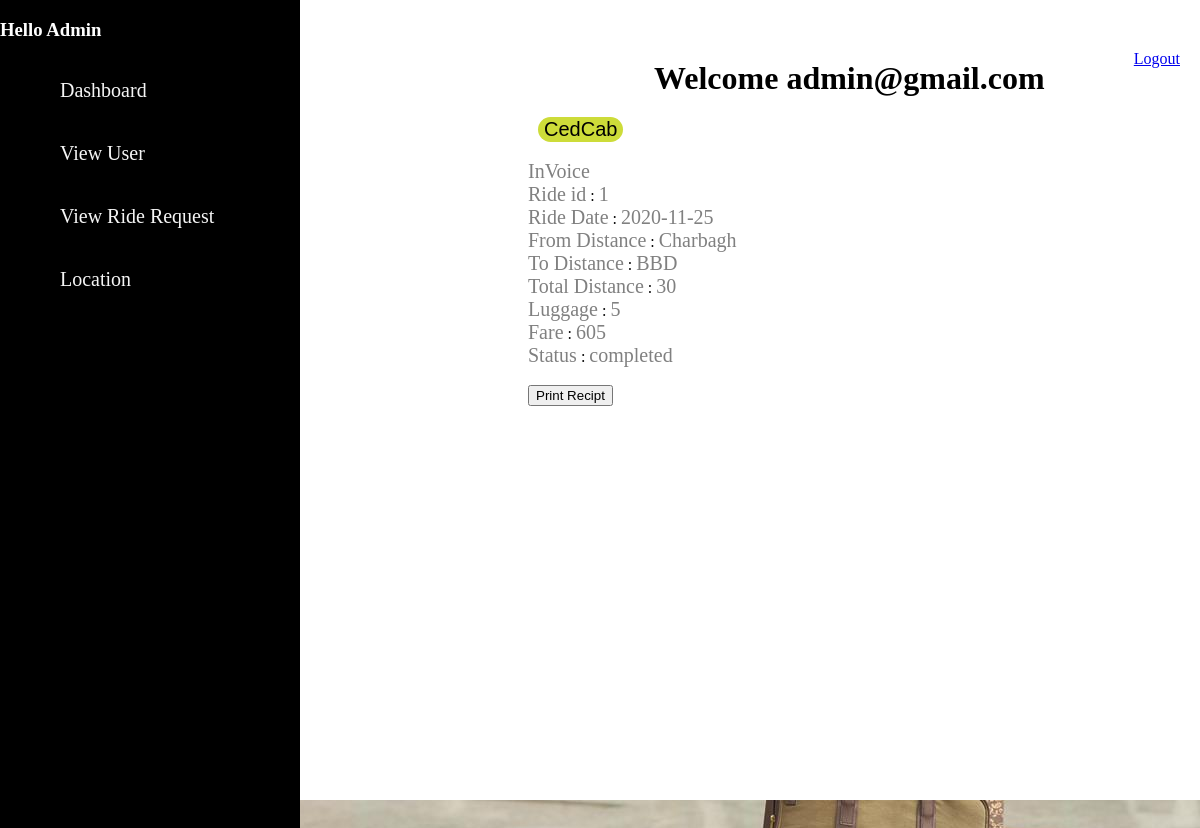
Page /invoice.php?id54=4&rid=1 (signed in) on the committed database.
### tables this page shows
CREATE TABLE `tbl_ride` (
  `ride_id` int(50) NOT NULL,
  `ride_date` date NOT NULL,
  `from_distance` varchar(255) NOT NULL,
  `to_distance` varchar(255) NOT NULL,
  `total_distance` bigint(255) NOT NULL,
  `luggage` varchar(255) DEFAULT NULL,
  `total_fare` bigint(255) NOT NULL,
  `status` int(50) NOT NULL,
  `customer_user_id` int(50) NOT NULL,
  `car` varchar(255) NOT NULL
);

### Dbconnect.php (called while the page is built, shortened)
<?php
class Dbconnect
{
function __construct()
{
$this->conn = new mysqli("localhost", "root", "", "cab");
}
}
?>

### adminwork.php (called while the page is built, shortened)
<?php
require 'Dbconnect.php';
class adminwork{
 function viewinvoice($id54,$rid,$conn)
 {
  $sql="SELECT * FROM tbl_ride WHERE customer_user_id='".$id54."' AND ride_id='".$rid."'";
  $result = $conn->query($sql);
  $row1=array();
  if ($result->num_rows > 0) {
    while($row = $result->fetch_assoc()) {
      array_push($row1,$row);
    }
    return $row1;
  }
 }
}
?>

### invoice.php (the view, shortened to what this page needs)
<?php
include 'adminwork.php';
if(isset($_SESSION['userdata']['name']))
{
?>
<html>
    <head>
    </head>
    <link rel="stylesheet" type="text/css" href="styleadmin.css">
	<link rel="stylesheet" type="text/css" href="cab.css">
    <body>
        <div class="main">
            <div id="asider">
                <h3 style="color:white">Hello Admin</h3>
                <ul>
                    <li class="li"><a href="admin.php">Dashboard</a></li>
                    <li class="li"><a href="#">View User</a>
                    </li>
                    <li class="li"><a href="#">View Ride Request</a>
                    </li>
                    <li class="li"><a href="#">Location</a>
                    </li>
                </ul>
            </div>
            <div class="container">
                <?php
                echo '<a href="Logout.php" id="a">Logout</a>';
                if (isset($_SESSION['userdata'])) {
                    echo "<h1 style='margin:10px 0px 0px 35%'>Welcome
                        ".$_SESSION["userdata"]["username"]."</h1>";
				}
				if(isset($_GET['id54']) && isset($_GET['rid']))
					{
						$rid="";
						$rdate="";
						$from="";
						$to="";
						$distance="";
						$luggage="";
						$fare="";
						$status="";
					$id54=$_GET['id54'];
					$ride_id=$_GET['rid'];
					$admin=new adminwork();
					$dbcon=new Dbconnect();
					$row=$admin->viewinvoice($id54,$ride_id,$dbcon->conn);
					foreach($row as $key=>$row1)
					{
						$rid=$row1['ride_id'];
						$rdate=$row1['ride_date'];
						$from=$row1['from_distance'];
						$to=$row1['to_distance'];
						$distance=$row1['total_distance'];
						$luggage=$row1['luggage'];
						$fare=$row1['total_fare'];
						if($row1['status']==0 || $row1['status']==3)
						$status="cancel";
						else if($row1['status']==2)
						$status="completed";
						else if($row1['status']==1)
						$status="pending";
					}
					}
                ?>
				<div id="invoice">
				<input type="button" class="btn btn-primary btn-sm" value="CedCab" id="button1" style="margin-left:10px"><br><br>
				<label>InVoice</label><br>
				<label class="label">Ride id</label> :
				<label><?php echo $rid; ?> </label><br>
				<label class="label">Ride Date</label> :
				<label><?php echo $rdate; ?> </label><br>
				<label class="label">From Distance</label> :
				<label><?php echo $from; ?> </label><br>
				<label class="label">To Distance</label> :
				<label><?php echo $to; ?> </label><br>
				<label class="label">Total Distance</label> :
				<label><?php echo $distance; ?> </label><br>
				<label class="label">Luggage</label> :
				<label><?php echo $luggage; ?> </label><br>
				<label class="label">Fare</label> :
				<label><?php echo $fare; ?> </label><br>
				<label class="label">Status</label> :
				<label><?php echo $status; ?> </label><br><br>
				<button onclick="window.print()">Print Recipt</button>
				</div>
                </div>
                </div>
    </body>
</html>
<?php
            }
            else
            echo 'Please Login,first to continue <a href="login2.php">Click here to login</a>';
?>

### styleadmin.css (style rules this page uses)
.main { width: 100%; height: 100%; }
#asider { width: 25%; height: 3000px; background-color: black; float: left; }
ul { margin-left: 0px; }
.li { list-style: none; text-decoration: none; padding: 20px; font-size: 20px; margin-left: 0px; color: whitesmoke; }
.li a { text-decoration: none; color: whitesmoke; margin-left: 0px; }
#a { float: right; margin: 0px 20px 0px 0px; height: 100px; }
body { margin: 0; }
.container { float: right; width: 70%; height: auto; margin-top:50px; }
label { font-size: 20px; }
#invoice { width: 60%; margin-left: 20%; margin-top: 20px; }
.label { margin-top:100px; }

### cab.css (style rules this page uses)
body { background-image: url("cab.jpg"); background-repeat: no-repeat; }
.main { background-color: white; width: auto; }
#button1 { background-color: #CDDC39; border-radius: 20px; border: none; color: black; font-size: 20px; }
label { color: gray; }

### rows in the picture
tbl_ride: ride_id "1", ride_date "2020-11-25", from_distance "Charbagh", to_distance "BBD", total_distance "30", luggage "5", total_fare "605", status "completed"

### other values in the picture
$_SESSION["userdata"]["username"] "admin@gmail.com"
